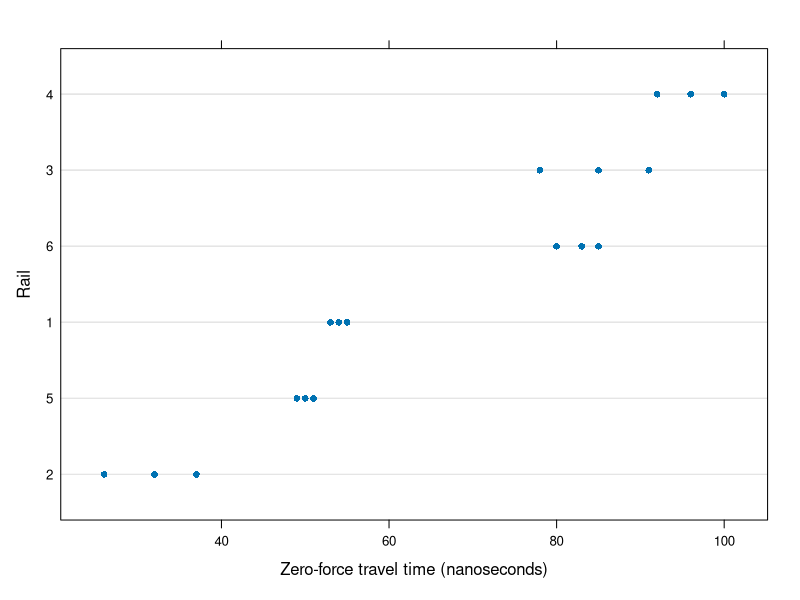
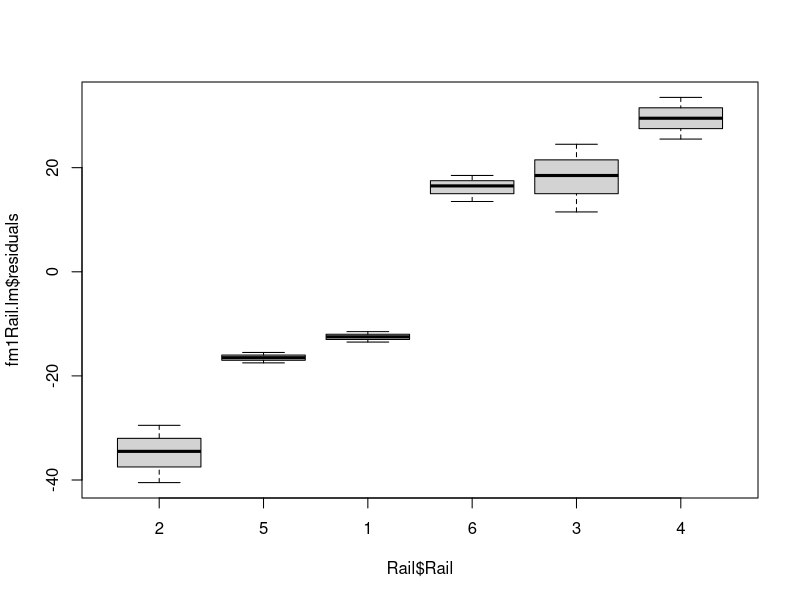
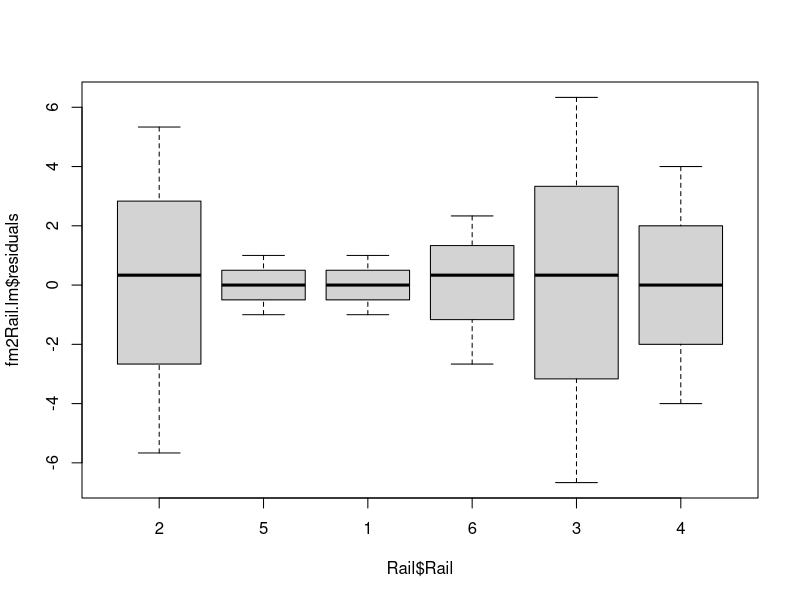
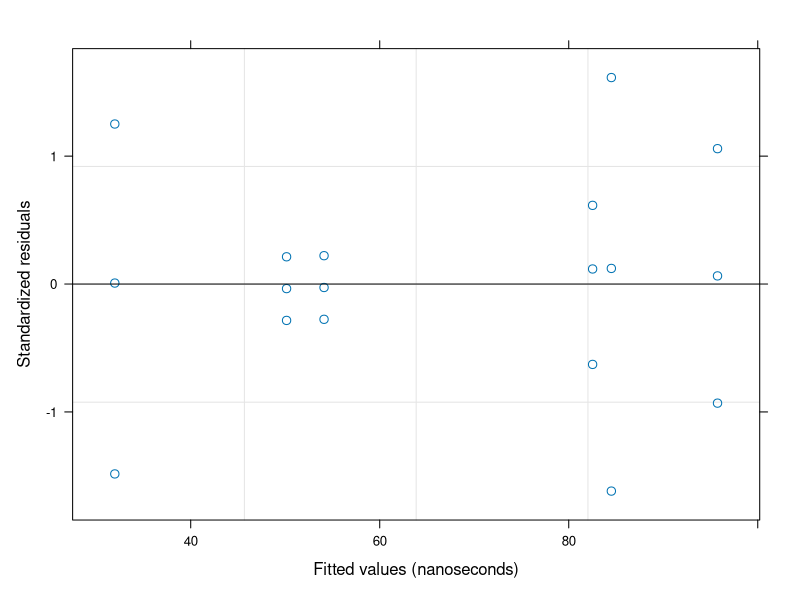
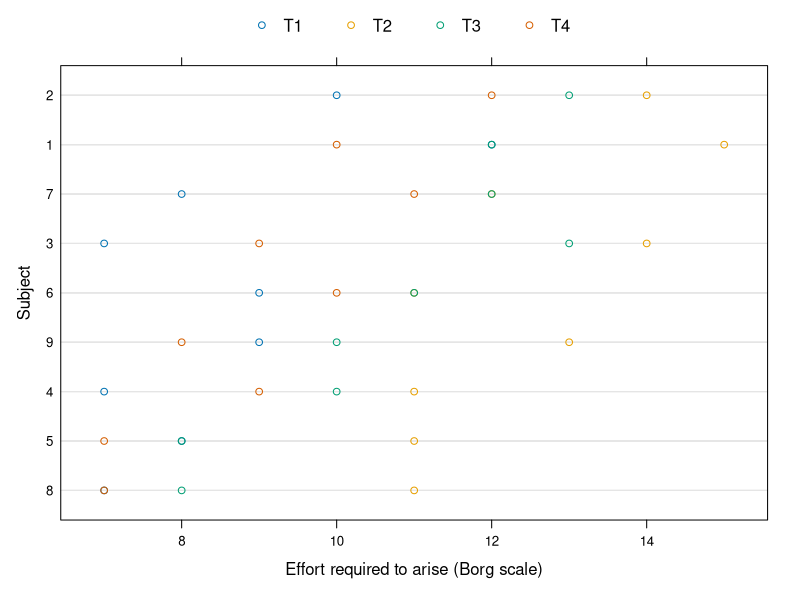
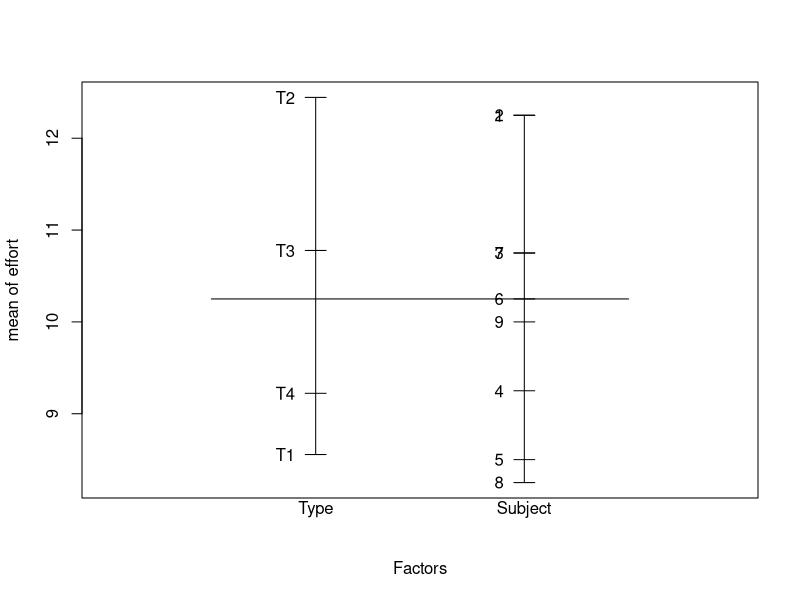
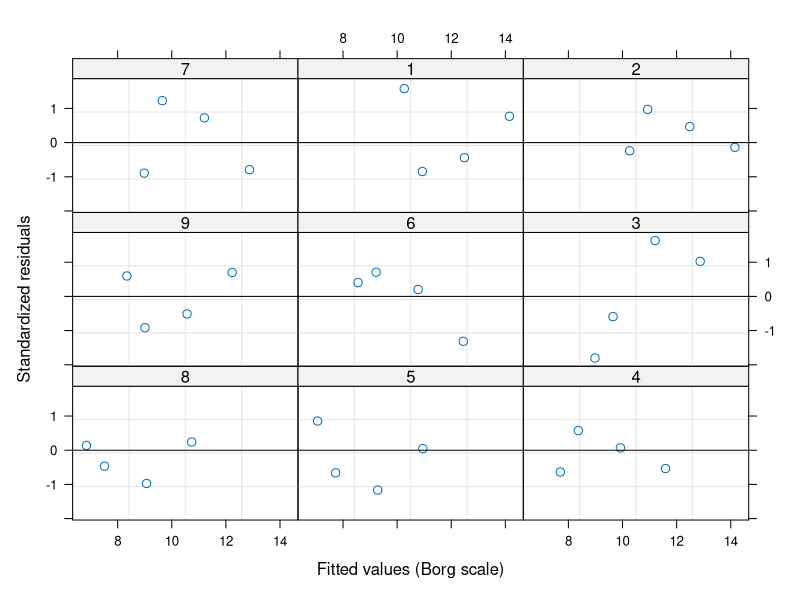
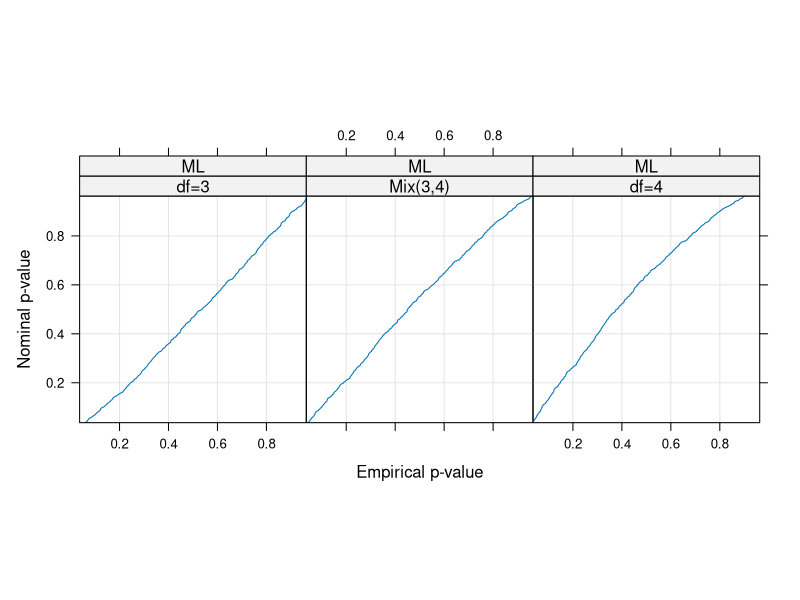

These figures' R source, in order:
## ---- chunk 1
knitr::opts_chunk$set(comment = NA, prompt = TRUE)
## ---- chunk 2
library(nlme)
data("Rail")
plot( Rail )
Rail
## ---- chunk 3
fm1Rail.lm <- lm( travel ~ 1, data = Rail )
fm1Rail.lm
boxplot(fm1Rail.lm$residuals ~ Rail$Rail)
## ---- chunk 4
fm2Rail.lm <- lm( travel ~ Rail - 1, data = Rail )
fm2Rail.lm
boxplot(fm2Rail.lm$residuals ~ Rail$Rail)
## ---- chunk 5
fm1Rail.lme <- lme( travel ~ 1, data = Rail, random = ~ 1 | Rail )
summary(fm1Rail.lme)
## ---- chunk 6
fm1Rail.lmeML <- update( fm1Rail.lme, method = "ML" )
summary(fm1Rail.lmeML)
## ---- chunk 7
plot(fm1Rail.lme)
intervals(fm1Rail.lme)
anova(fm1Rail.lme)
## ---- chunk 8
data("ergoStool")
plot( ergoStool )
plot.design(ergoStool)
## ---- chunk 9
options( contrasts = c( factor = "contr.helmert", ordered = "contr.poly" ) )
contrasts( ergoStool$Type )
fm1Stool <- lme(effort ~ Type, data = ergoStool, random =~1| Subject)
summary( fm1Stool )
anova( fm1Stool )
## ---- chunk 10
options( contrasts = c( factor = "contr.treatment", ordered = "contr.poly" ) )
contrasts( ergoStool$Type )
fm2Stool <- lme(effort ~ Type, data = ergoStool, random =~1| Subject)
summary( fm2Stool )
anova( fm2Stool )
## ---- chunk 11
fm3Stool <- lme(effort ~ Type - 1, data = ergoStool, random = ~ 1 | Subject)
summary( fm3Stool )
anova( fm3Stool )
## ---- chunk 12
intervals( fm1Stool )
plot( fm1Stool, form = resid(., type = "p") ~ fitted(.) | Subject, abline = 0 )
## ---- chunk 13
stoolLRTsim <-simulate.lme( 
  list(fixed = effort ~ 1, data = ergoStool, random =~1| Subject),
  list(fixed = effort ~ Type),
  method = "ML", nsim = 1000, seed = 1 )
plot( stoolLRTsim, df = c(3, 4) )
## ---- chunk 14
data("Machines")
plot( Machines )
attach( Machines ) 
interaction.plot( Machine, Worker, score, las = 1) 
detach()
## ---- chunk 15
fm1Machine <- lme( score ~ Machine, data = Machines, random =~1| Worker )
fm1Machine
intervals( fm1Machine )
## ---- chunk 16
fm2Machine <- update( fm1Machine, random =~1| Worker/Machine )
fm2Machine
intervals( fm2Machine )
## ---- chunk 17
anova( fm1Machine, fm2Machine)
## ---- chunk 18
## delete selected rows from the Machines data
MachinesUnbal <- Machines[ -c(2,3,6,8,9,12,19,20,27,33), ]
## check that the result is indeed unbalanced
table(MachinesUnbal$Machine, MachinesUnbal$Worker)
fm1MachinesU <- lme( score ~ Machine, data = MachinesUnbal,
                     random =~1| Worker/Machine )
fm1MachinesU
intervals( fm1MachinesU )
## ---- chunk 19
fm3Machine <- update( fm1Machine, random = ~Machine - 1 |Worker)
summary( fm3Machine )
## ---- chunk 20
anova( fm1Machine, fm2Machine, fm3Machine )
## ---- chunk 21
machineLRTsim <- simulate.lme(fm1Machine, fm2Machine, nsim= 1000, seed = 1 )
plot( machineLRTsim, df = c(0, 1), layout = c(4,1), 
      between = list(x = c(0, 0.5)) )
## ---- chunk 22
data("Orthodont")
plot( Orthodont )
names( Orthodont )
levels( Orthodont$Sex )
OrthoFem <- Orthodont[ Orthodont$Sex == "Female", ]
## ---- chunk 23
fm1OrthF.lis <- lmList( distance ~ age, data = OrthoFem )
coef( fm1OrthF.lis )
plot( intervals ( fm1OrthF.lis ) )
## ---- chunk 24
fm2OrthF.lis <- update( fm1OrthF.lis, distance ~ I( age - 11 ) )
plot( intervals( fm2OrthF.lis ) )
## ---- chunk 25
fm1OrthF <- lme( distance ~ age, data = OrthoFem, random =~1| Subject )
summary( fm1OrthF )
## ---- chunk 26
fm1OrthFM <- update( fm1OrthF, method = "ML" )
summary( fm1OrthFM )
## ---- chunk 27
fm2OrthF <- update( fm1OrthF, random = ~ age | Subject )
anova( fm1OrthF, fm2OrthF )
## ---- chunk 28
random.effects( fm1OrthF )
# ranef( fm1OrthF )
coefficients( fm1OrthF )
plot(compareFits(coef(fm1OrthF), coef(fm1OrthFM)))
plot( augPred(fm1OrthF), aspect = "xy", grid = T )
## ---- chunk 29
orthLRTsim <- simulate.lme( fm1OrthF, fm2OrthF, nsim = 1000, seed = 1 )
plot( orthLRTsim, df = c(1, 2) )
## ---- chunk 30
data("Pixel")
plot( Pixel )
fm1Pixel <- lme( pixel ~ day + day^2, data = Pixel,
                 random = list( Dog = ~ day, Side =~1))
intervals( fm1Pixel )
plot( augPred( fm1Pixel ) )
VarCorr( fm1Pixel )
summary( fm1Pixel )
## ---- chunk 31
fm2Pixel <- lme( pixel ~ day + day^2, data = Pixel,
                 random =  ~ day | Dog )
anova( fm1Pixel, fm2Pixel )
fm3Pixel <- update( fm1Pixel, random =~1| Dog/Side )
anova( fm1Pixel, fm3Pixel )
fm4Pixel <- update( fm1Pixel, pixel ~ day + day^2 + Side )
summary( fm4Pixel )
## ---- chunk 32
data("Oats")
plot( Oats )
fm1Oats <- lme( yield ~ ordered(nitro) * Variety, data = Oats,
                random =~1| Block/Variety )
anova( fm1Oats )
## ---- chunk 33
fm2Oats <- update( fm1Oats, yield ~ ordered(nitro) + Variety )
anova( fm2Oats )
summary( fm2Oats )
## ---- chunk 34
fm3Oats <- update( fm1Oats, yield ~ ordered( nitro ) )
summary( fm3Oats )
## ---- chunk 35
fm4Oats <- lme( yield ~ nitro, data = Oats, random = ~ 1 | Block/Variety )
summary( fm4Oats )
VarCorr( fm4Oats )
plot( augPred( fm4Oats ), aspect = 2.5, layout = c(6, 3),
      between = list( x = c(0, 0, 0.5) ) )
